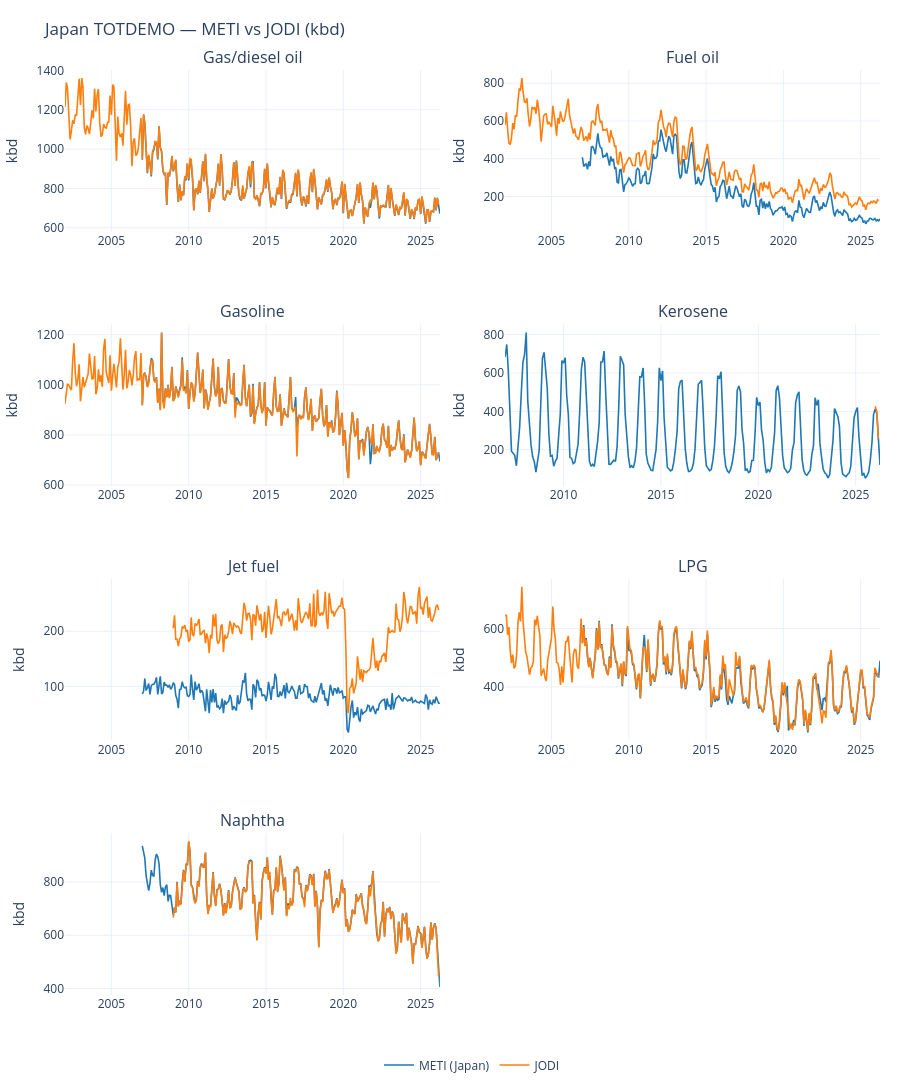

Notebook source saved alongside this figure:
### Markdown cell above
## 5. METI vs JODI (by product)

**Gas/diesel oil** = METI 軽油 (`gas_oil`) + Ａ重油 (`fuel_oil_a`) summed vs JODI **GASDIES**. **Fuel oil** = Ｂ・Ｃ重油 only vs **RESFUEL**.

### Code cell
from analytics import cross_source_comparison_chart

JODI_PARQUET = PROJECT_ROOT / "data" / "processed" / "jodi" / "jodi_secondary.parquet"
if not JODI_PARQUET.exists():
    print(f"[skip] JODI parquet not found at {JODI_PARQUET}")
    print("       Run: python scripts/update_jodi.py")
else:
    jodi = pd.read_parquet(JODI_PARQUET)
    jodi["date"] = pd.to_datetime(jodi["date"])

    meti_panel, jodi_panel = build_meti_jodi_panel_frames(demand, jodi, value_col="value_kbd")
    panels = jodi_compare_panels_present(meti_panel)

    fig = cross_source_comparison_chart(
        df_a=meti_panel,
        df_b=jodi_panel,
        products=panels,
        product_col_a="panel",
        product_col_b="panel",
        value_col_a="value_kbd",
        value_col_b="value_kbd",
        label_a="METI (Japan)",
        label_b="JODI",
        title="Japan TOTDEMO — METI vs JODI (kbd)",
        units_label="kbd",
        cols=2,
        panel_height=280,
    )
    fig.show()

    cutoff_24 = meti_panel["date"].max() - pd.DateOffset(months=23)
    print("\nMean |gap| over last 24 months (kbd):")
    for panel in panels:
        m = meti_panel.loc[meti_panel["panel"] == panel].set_index("date")["value_kbd"]
        j = jodi_panel.loc[jodi_panel["panel"] == panel].set_index("date")["value_kbd"]
        merged = pd.concat([m, j], axis=1, keys=["meti", "jodi"]).dropna()
        merged = merged.loc[merged.index >= cutoff_24]
        if merged.empty:
            continue
        gap = (merged["meti"] - merged["jodi"]).abs().mean()
        pct = gap / merged["jodi"].abs().mean() * 100
        print(f"  {panel:12s}  mean|gap| = {gap:>8,.1f} kbd  ({pct:5.1f}% of JODI level)")

### Figure 1 — Plotly figure (JSON) as saved in the notebook; plotly's stock layout.template omitted (floating-point values rounded to 4 significant figures; data arrays with more than 128 entries replaced by an {"elided": "..."} marker saying what was removed)
{"data": [{"hovertemplate": "<b>Gas/diesel oil — METI (Japan)</b><br>%{x|%Y-%m}: %{y:,.1f} kbd<extra></extra>", "legendgroup": "METI (Japan)", "line": {"color": "#1f77b4", "width": 1.6}, "mode": "lines", "name": "METI (Japan)", "showlegend": true, "type": "scatter", "x": {"elided": "232 str values"}, "xaxis": "x", "y": {"elided": "232 float values"}, "yaxis": "y"}, {"hovertemplate": "<b>Gas/diesel oil — JODI</b><br>%{x|%Y-%m}: %{y:,.1f} kbd<extra></extra>", "legendgroup": "JODI", "line": {"color": "#ff7f0e", "width": 1.6}, "mode": "lines", "name": "JODI", "showlegend": true, "type": "scatter", "x": {"elided": "291 str values"}, "xaxis": "x", "y": {"elided": "291 float values"}, "yaxis": "y"}, {"hovertemplate": "<b>Fuel oil — METI (Japan)</b><br>%{x|%Y-%m}: %{y:,.1f} kbd<extra></extra>", "legendgroup": "METI (Japan)", "line": {"color": "#1f77b4", "width": 1.6}, "mode": "lines", "name": "METI (Japan)", "showlegend": false, "type": "scatter", "x": {"elided": "232 str values"}, "xaxis": "x2", "y": {"elided": "232 float values"}, "yaxis": "y2"}, {"hovertemplate": "<b>Fuel oil — JODI</b><br>%{x|%Y-%m}: %{y:,.1f} kbd<extra></extra>", "legendgroup": "JODI", "line": {"color": "#ff7f0e", "width": 1.6}, "mode": "lines", "name": "JODI", "showlegend": false, "type": "scatter", "x": {"elided": "291 str values"}, "xaxis": "x2", "y": {"elided": "291 float values"}, "yaxis": "y2"}, {"hovertemplate": "<b>Gasoline — METI (Japan)</b><br>%{x|%Y-%m}: %{y:,.1f} kbd<extra></extra>", "legendgroup": "METI (Japan)", "line": {"color": "#1f77b4", "width": 1.6}, "mode": "lines", "name": "METI (Japan)", "showlegend": false, "type": "scatter", "x": {"elided": "232 str values"}, "xaxis": "x3", "y": {"elided": "232 float values"}, "yaxis": "y3"}, {"hovertemplate": "<b>Gasoline — JODI</b><br>%{x|%Y-%m}: %{y:,.1f} kbd<extra></extra>", "legendgroup": "JODI", "line": {"color": "#ff7f0e", "width": 1.6}, "mode": "lines", "name": "JODI", "showlegend": false, "type": "scatter", "x": {"elided": "291 str values"}, "xaxis": "x3", "y": {"elided": "291 float values"}, "yaxis": "y3"}, {"hovertemplate": "<b>Kerosene — METI (Japan)</b><br>%{x|%Y-%m}: %{y:,.1f} kbd<extra></extra>", "legendgroup": "METI (Japan)", "line": {"color": "#1f77b4", "width": 1.6}, "mode": "lines", "name": "METI (Japan)", "showlegend": false, "type": "scatter", "x": {"elided": "232 str values"}, "xaxis": "x4", "y": {"elided": "232 float values"}, "yaxis": "y4"}, {"hovertemplate": "<b>Kerosene — JODI</b><br>%{x|%Y-%m}: %{y:,.1f} kbd<extra></extra>", "legendgroup": "JODI", "line": {"color": "#ff7f0e", "width": 1.6}, "mode": "lines", "name": "JODI", "showlegend": false, "type": "scatter", "x": ["2026-01-01T00:00:00.000000000", "2026-02-01T00:00:00.000000000", "2026-03-01T00:00:00.000000000"], "xaxis": "x4", "y": [426.7, 398.2, 257.3], "yaxis": "y4"}, {"hovertemplate": "<b>Jet fuel — METI (Japan)</b><br>%{x|%Y-%m}: %{y:,.1f} kbd<extra></extra>", "legendgroup": "METI (Japan)", "line": {"color": "#1f77b4", "width": 1.6}, "mode": "lines", "name": "METI (Japan)", "showlegend": false, "type": "scatter", "x": {"elided": "232 str values"}, "xaxis": "x5", "y": {"elided": "232 float values"}, "yaxis": "y5"}, {"hovertemplate": "<b>Jet fuel — JODI</b><br>%{x|%Y-%m}: %{y:,.1f} kbd<extra></extra>", "legendgroup": "JODI", "line": {"color": "#ff7f0e", "width": 1.6}, "mode": "lines", "name": "JODI", "showlegend": false, "type": "scatter", "x": {"elided": "291 str values"}, "xaxis": "x5", "y": {"elided": "291 float values"}, "yaxis": "y5"}, {"hovertemplate": "<b>LPG — METI (Japan)</b><br>%{x|%Y-%m}: %{y:,.1f} kbd<extra></extra>", "legendgroup": "METI (Japan)", "line": {"color": "#1f77b4", "width": 1.6}, "mode": "lines", "name": "METI (Japan)", "showlegend": false, "type": "scatter", "x": {"elided": "232 str values"}, "xaxis": "x6", "y": {"elided": "232 float values"}, "yaxis": "y6"}, {"hovertemplate": "<b>LPG — JODI</b><br>%{x|%Y-%m}: %{y:,.1f} kbd<extra></extra>", "legendgroup": "JODI", "line": {"color": "#ff7f0e", "width": 1.6}, "mode": "lines", "name": "JODI", "showlegend": false, "type": "scatter", "x": {"elided": "291 str values"}, "xaxis": "x6", "y": {"elided": "291 float values"}, "yaxis": "y6"}, {"hovertemplate": "<b>Naphtha — METI (Japan)</b><br>%{x|%Y-%m}: %{y:,.1f} kbd<extra></extra>", "legendgroup": "METI (Japan)", "line": {"color": "#1f77b4", "width": 1.6}, "mode": "lines", "name": "METI (Japan)", "showlegend": false, "type": "scatter", "x": {"elided": "232 str values"}, "xaxis": "x7", "y": {"elided": "232 float values"}, "yaxis": "y7"}, {"hovertemplate": "<b>Naphtha — JODI</b><br>%{x|%Y-%m}: %{y:,.1f} kbd<extra></extra>", "legendgroup": "JODI", "line": {"color": "#ff7f0e", "width": 1.6}, "mode": "lines", "name": "JODI", "showlegend": false, "type": "scatter", "x": {"elided": "291 str values"}, "xaxis": "x7", "y": {"elided": "291 float values"}, "yaxis": "y7"}], "layout": {"annotations": [{"font": {"size": 16}, "showarrow": false, "text": "Gas/diesel oil", "x": 0.23, "xanchor": "center", "xref": "paper", "y": 1, "yanchor": "bottom", "yref": "paper"}, {"font": {"size": 16}, "showarrow": false, "text": "Fuel oil", "x": 0.77, "xanchor": "center", "xref": "paper", "y": 1, "yanchor": "bottom", "yref": "paper"}, {"font": {"size": 16}, "showarrow": false, "text": "Gasoline", "x": 0.23, "xanchor": "center", "xref": "paper", "y": 0.725, "yanchor": "bottom", "yref": "paper"}, {"font": {"size": 16}, "showarrow": false, "text": "Kerosene", "x": 0.77, "xanchor": "center", "xref": "paper", "y": 0.725, "yanchor": "bottom", "yref": "paper"}, {"font": {"size": 16}, "showarrow": false, "text": "Jet fuel", "x": 0.23, "xanchor": "center", "xref": "paper", "y": 0.45, "yanchor": "bottom", "yref": "paper"}, {"font": {"size": 16}, "showarrow": false, "text": "LPG", "x": 0.77, "xanchor": "center", "xref": "paper", "y": 0.45, "yanchor": "bottom", "yref": "paper"}, {"font": {"size": 16}, "showarrow": false, "text": "Naphtha", "x": 0.23, "xanchor": "center", "xref": "paper", "y": 0.175, "yanchor": "bottom", "yref": "paper"}], "height": 1120, "hovermode": "x unified", "legend": {"orientation": "h", "x": 0.5, "xanchor": "center", "y": -0.06, "yanchor": "top"}, "margin": {"b": 60, "l": 60, "r": 20, "t": 70}, "title": {"text": "Japan TOTDEMO — METI vs JODI (kbd)"}, "xaxis": {"anchor": "y", "domain": [0, 0.46]}, "xaxis2": {"anchor": "y2", "domain": [0.54, 1]}, "xaxis3": {"anchor": "y3", "domain": [0, 0.46]}, "xaxis4": {"anchor": "y4", "domain": [0.54, 1]}, "xaxis5": {"anchor": "y5", "domain": [0, 0.46]}, "xaxis6": {"anchor": "y6", "domain": [0.54, 1]}, "xaxis7": {"anchor": "y7", "domain": [0, 0.46]}, "xaxis8": {"anchor": "y8", "domain": [0.54, 1]}, "yaxis": {"anchor": "x", "domain": [0.825, 1], "title": {"text": "kbd"}}, "yaxis2": {"anchor": "x2", "domain": [0.825, 1], "title": {"text": "kbd"}}, "yaxis3": {"anchor": "x3", "domain": [0.55, 0.725], "title": {"text": "kbd"}}, "yaxis4": {"anchor": "x4", "domain": [0.55, 0.725], "title": {"text": "kbd"}}, "yaxis5": {"anchor": "x5", "domain": [0.275, 0.45], "title": {"text": "kbd"}}, "yaxis6": {"anchor": "x6", "domain": [0.275, 0.45], "title": {"text": "kbd"}}, "yaxis7": {"anchor": "x7", "domain": [0, 0.175], "title": {"text": "kbd"}}, "yaxis8": {"anchor": "x8", "domain": [0, 0.175], "title": {"text": "kbd"}}}}
